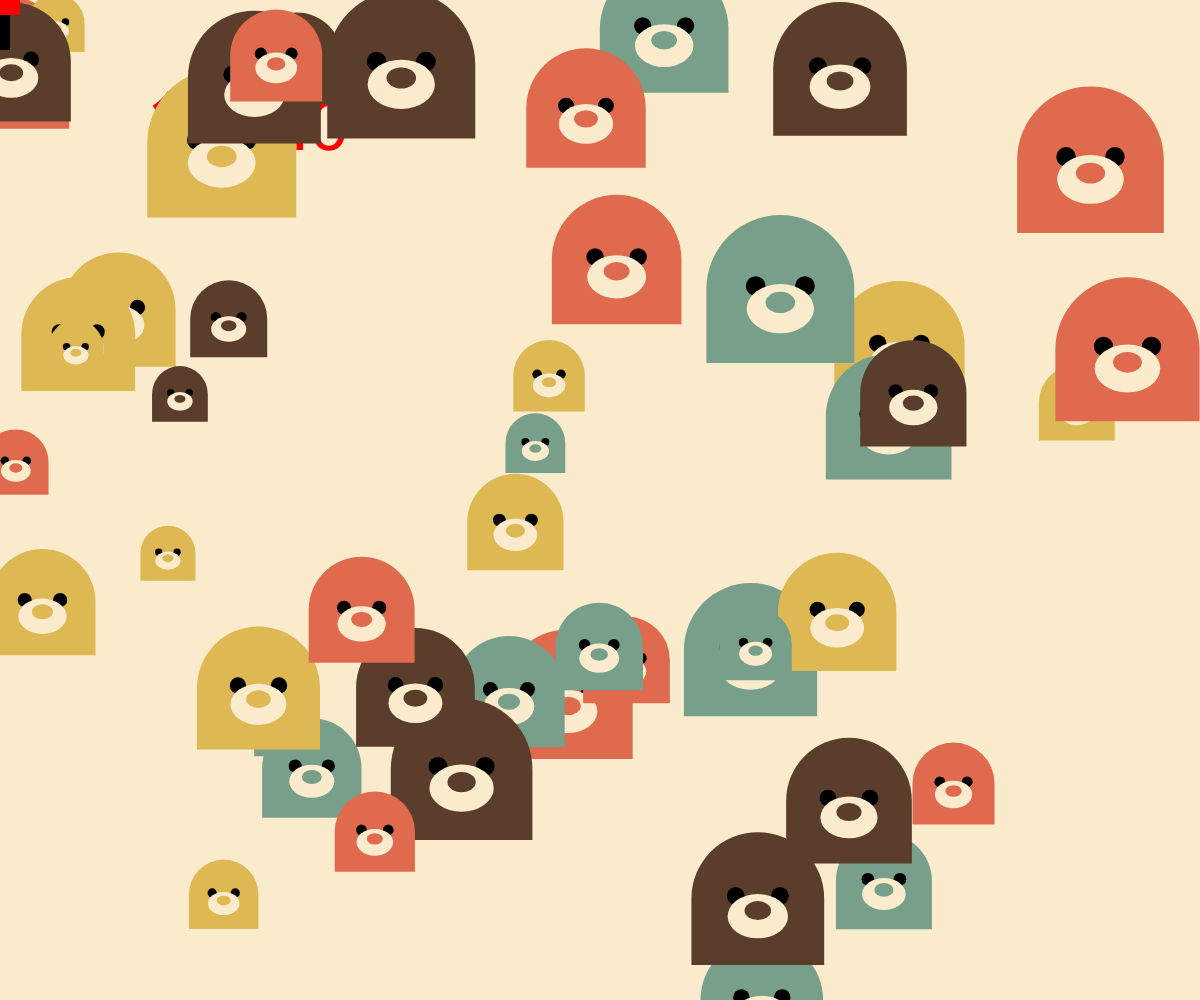
Frame 1 (no input)
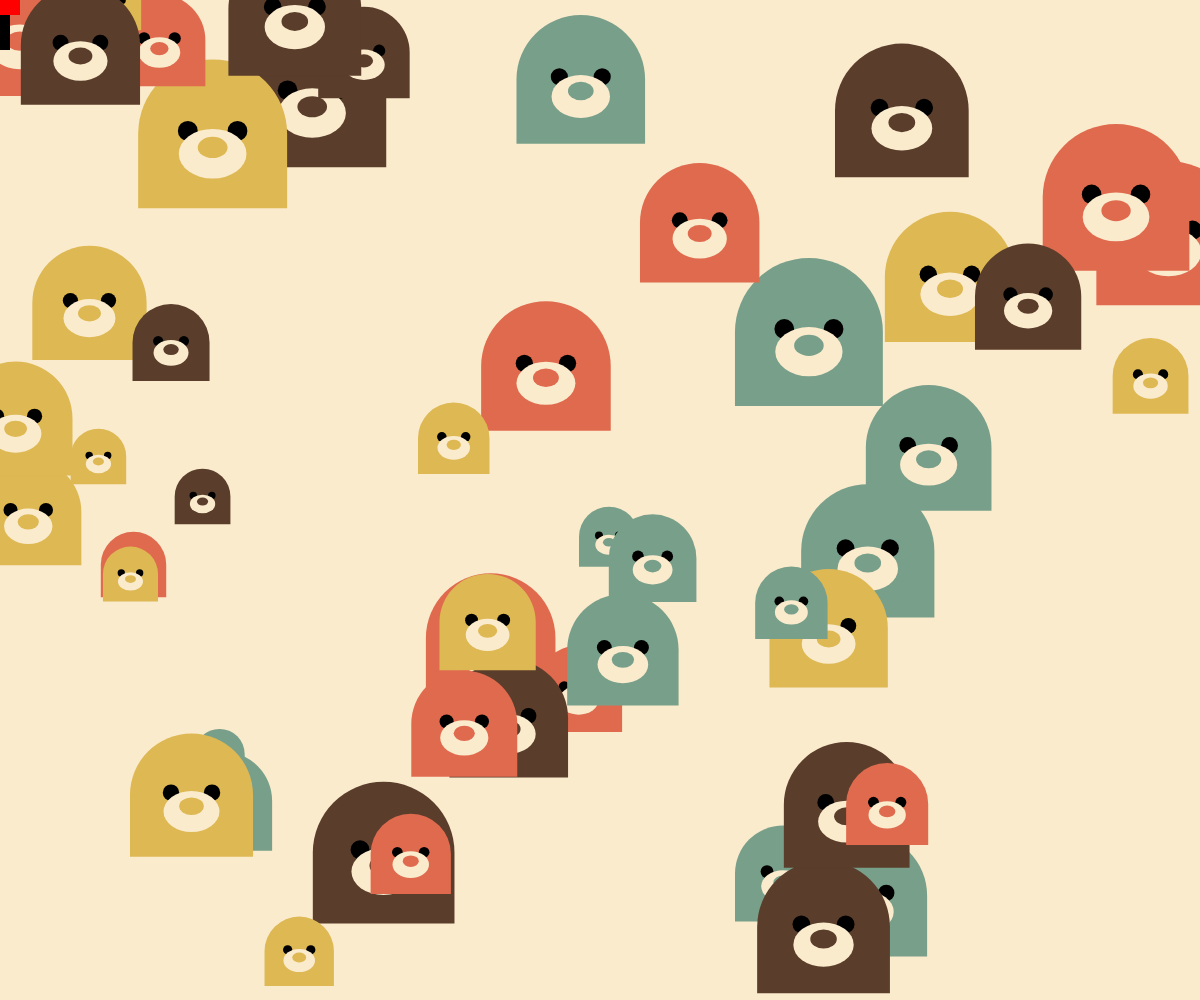
Frame 60 (no input)
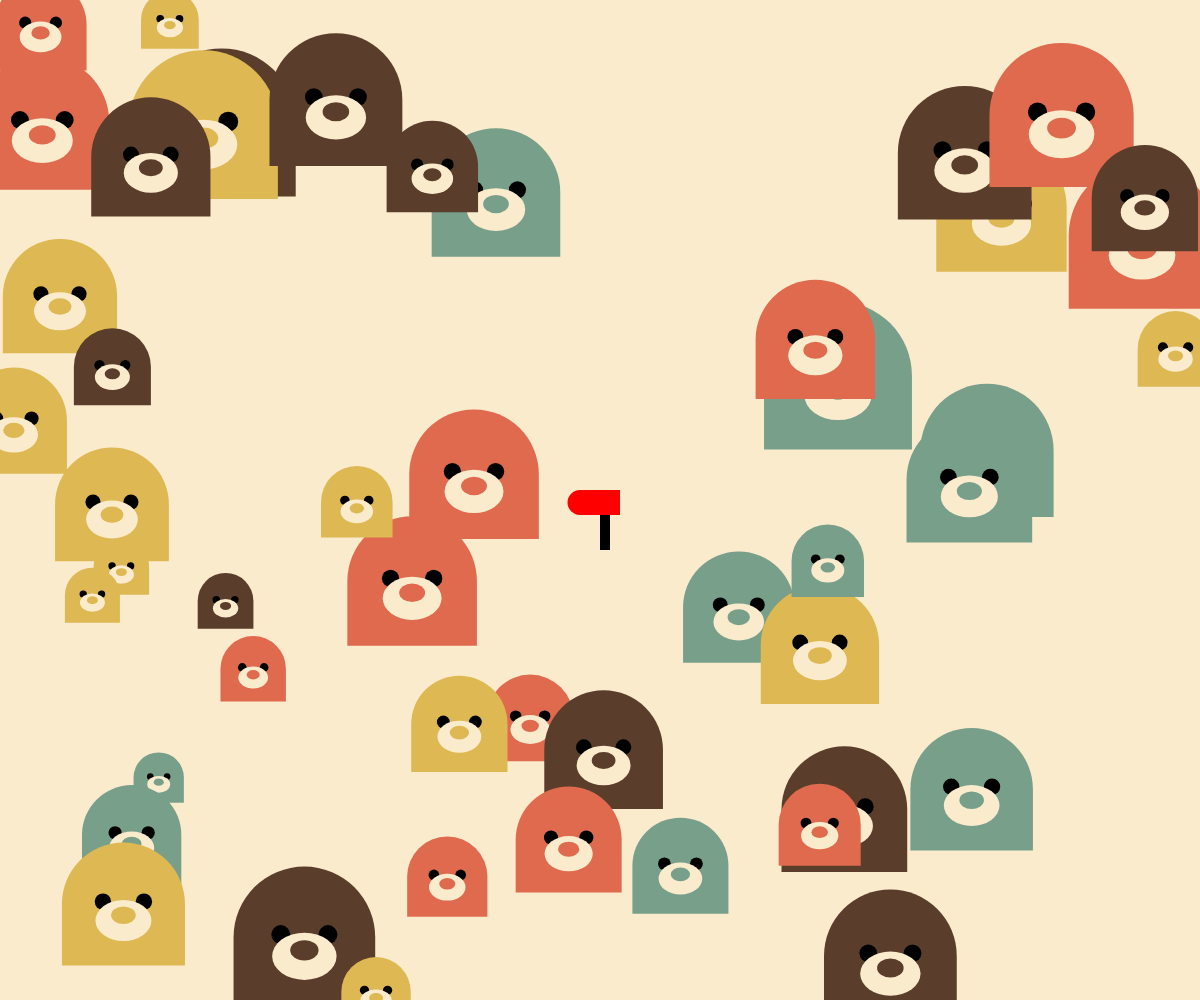
Frame 120 (the mouse pressed at the canvas centre since frame 60)

The p5.js sketch that drew these frames (run headless with seeded random() and noise() and a simulated clock; from frame 60 on, the mouse is pressed at the canvas centre):

// p5.js sketch
// ── sketch.js
//宣告一個球的物件，為一個陣列，陣列內可以放很多球的資訊
var balls = []
var ball
var colors = "E06A4E-DEB853-789F8A-5A3D2B".split("-").map(a=>"#"+a)
class ball_class{ //宣告一個ball_class物件
  constructor(args){  //描述物件的初始值，只有設定物件的資料內容
    this.p = args.p || {x:width/2,y:height/2} //球位置
    this.r = args.r || random(50,150)  //球大小
    this.color = args.color || random(colors)
    this.v = args.v || {x:random(-5,5),y:random(-5,5)}
    this.a = args.a || {x:0,y:random(0.7,1.2)} //加速度
    this.rid = random(10000)
  } 
  draw(){
    push()
      translate(this.p.x,this.p.y)  //把原點設定到圓心
      fill(this.color)
      ellipse(0, this.r / 7.5, this.r / 2.2, this.r / 3)
      rectMode(CENTER);
      rect(0, 0, this.r, this.r, this.r / 2, this.r / 2, 0, 0)
      fill("#000000");
      circle(-this.r / 6, -this.r / 50, this.r / 7.5);
      circle(this.r / 6, -this.r / 50, this.r / 7.5);
      fill("#FAEBCD");
      ellipse(0, this.r / 7.5, this.r / 2.2, this.r / 3)
      fill(this.color);
      ellipse(0, this.r / 11, this.r / 5, this.r / 7)
      pop() //把原點恢復到左上角
    
    
  }
  update(){
    
      this.p.x = this.p.x + this.v.x 
      this.p.y = this.p.y + this.v.y
    
    if(this.p.x<0){
      this.v.x = -this.v.x
    }
    if(this.p.x>width){
      this.v.x = -this.v.x
    }
    if(this.p.y<0){
      this.v.y = -this.v.y
    }
    if(this.p.y>height){
      this.v.y = -this.v.y
    }
  }
  isBAllInRange(){ //計算物件與滑鼠間的距離是否小於直徑
    //d:把目前這個物件的位置與滑鼠間的距離
    let d = dist(mouseX,mouseY,this.p.x,this.p.y)
    if(d<this.r){
      return true
    }
    else{
      return false
    }
  }
}


function setup() {
  createCanvas(windowWidth,windowHeight);
  for(i=0;i<50;i++){
    ball= new ball_class({  //傳一串參數值到class內
    v:{x:random(-2,2),y:random(-2,2)},
    p:{x:random(0,width),y:random(0,height)},
    a:{x:0,y:0}
    })
    balls.push(ball) //把產生的ball物件推(存)入到balls陣列內
  }
}
var score = 0
function draw() {
  background("#FAEBCD");
  //stroke(0)
  //strokeWeight(5)
  //line(0,-10,-15,10,15)
  fill("#f00")
  textSize(70)
  text("得分:"+score,150,150)

  noStroke()
  for(j=0;j<balls.length;j++){
    ball = balls[j]
    ball.draw()
    ball.update()
    
  }
  fill(0)
  rect(mouseX,mouseY,10,50)
  fill("#f00")
  rect(mouseX-20,mouseY-10,40,25)
  ellipse(mouseX-20,mouseY-10+25/2,25)
}

function mousePressed(){
  
    //讓物件消失
    for(let ball of balls){ //balls放著所有五件，每次拿出一個物件放到ball
      if(ball.isBAllInRange()){
        balls.splice(balls.indexOf(ball),1)
        score=score+1
      }
    }
    print(score)

}
